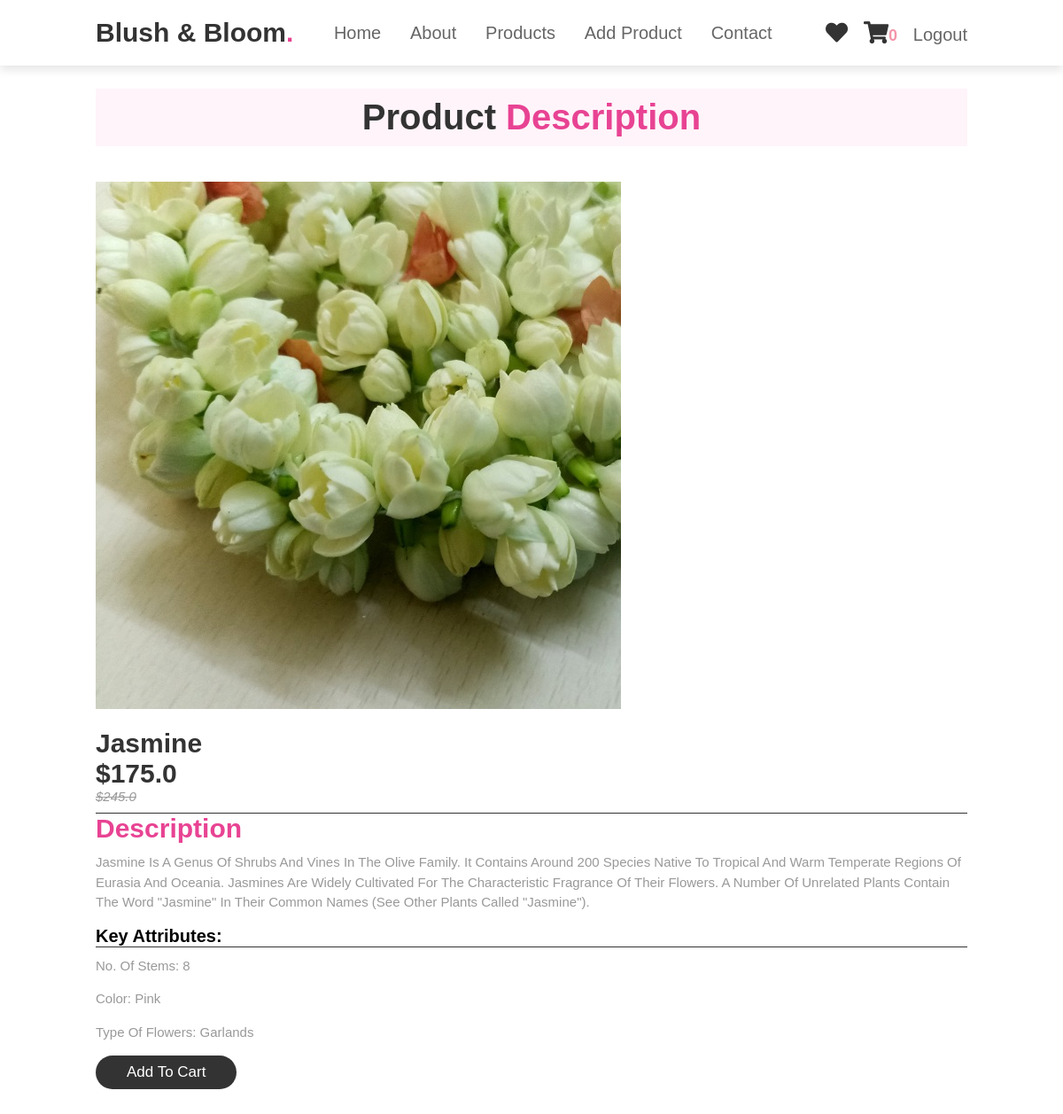
/product/1/ (signed in), run on the app's committed database.
### core/models.py (models this page shows, shortened)
class Item(models.Model):
    flower_name = models.CharField(max_length=100, default="")
    price = models.FloatField()
    discount_price = models.FloatField(blank=True, null=True)
    description = models.TextField()
    category = models.ForeignKey(Category, on_delete=models.CASCADE)
    label = models.CharField(choices=label_choices,
                             default="", max_length=2, blank=True, null=True)
    item_image = models.ImageField(
        upload_to="uploads/", default='/images/no-image.jpg')
    is_auctioned = models.BooleanField(default=False)
    class Meta:
        verbose_name_plural = 'Items'
    def get_add_to_cart_url(self):
        return reverse("core:add-to-cart", kwargs={'pk': self.pk})

class Category(models.Model):
    category_name = models.CharField(max_length=50)
    class Meta:
        verbose_name_plural = "categories"
    def __str__(self):
        return self.category_name

### core/views.py (the view)
class ProductDetailView(LoginRequiredMixin, DetailView):
    model = Item
    context_object_name = 'Flower'
    template_name = "Product_detail.html"

### core/templatetags/cart_tags.py (called while the page is built)
@register.filter
def cart_item_count(user):
    if user.is_authenticated:
        items = CartItem.objects.filter(user=user, ordered=False)
        if items.exists():
            return items[0].item.count()
        else:
            return 0
    else:
        return 0

### Templates/Product_detail.html
{% extends 'base.html' %}
{% load static %}
{% block csslink %}
<link rel="stylesheet" href={% static 'css/detail.css' %}/>
{% endblock csslink %}
{% block content %}
    <section class="about" id="about">
      <h1 class="heading">Product<span> Description</span></h1>
      <div class="row">
        <div class="video-container" style="max-width: 85%;">
          <img src="{{Flower.item_image.url}}" alt="" />
        </div>
        <div class="content">
          <h3>{{Flower.flower_name}}</h3>
          <h3>${{Flower.discount_price}}</h3>
          <span class="detail-price ">${{Flower.price}}</span>
          <h3 class="descsize"><span>Description</span></h3>
          <p style="margin-bottom: 1rem;">
            {{Flower.description}}
          </p>
          <div class="attributes">
            <h4>Key Attributes:</h4>
            <p>No. of stems: 8</p>
            <p>color: pink</p>
            <p>Type of Flowers: {{Flower.category}}</p>
          </div>
          <a href="{{Flower.get_add_to_cart_url}}" class="btn">Add to Cart</a>
        </div>
      </div>
    </section>
    {% endblock content %}

### Templates/base.html (shortened to what this page needs)
{% load static %}
{% load cart_tags %}
<!DOCTYPE html>
<html lang="en">
  <head>
    <link
      rel="stylesheet"
      href="https://cdnjs.cloudflare.com/ajax/libs/font-awesome/5.15.4/css/all.min.css"
    />
    <link rel="stylesheet" href= {% static 'css/style.css' %}/>
    {% block csslink %}
    {% endblock csslink %}
  </head>
  <body>
    <div>
    <header>
      <a href="#" class="logo">Blush & Bloom<span>.</span></a>
      <nav class="navbar">
        <a href="{% url 'core:Home-Page' %}">home</a>
        <a href="#about">about</a>
        <a href="#products">products</a>
        {% if request.user.is_superuser %}
        <a href="/admin/core/item/add/">Add Product</a>
        {% else %}
        <a href="#review">review</a>
        {% endif %}
        <a href="#contact">contact</a>
      </nav>
      <div class="icons">
        <a href="{% url 'core:wishlist' %}" class="fas fa-heart"></a>
        <a href="{% url 'core:order-summary' %}" class="fas fa-shopping-cart"
        ><span style=" color: #f496a9; font-size: large;">{{request.user | cart_item_count }}</span></a>
        {% if request.user.is_authenticated %}
        <a href="{% url 'Accounts:Logout' %}" id="login" style="color: #666; font-size:2rem;">Logout</a>
        {% else %}
        <a href="{% url 'Accounts:Login' %}" class="fas fa-user"></a>
        {% endif %}
      </div>
    </header>
    {% block content %}
    {% endblock content %}
  </div>
  </body>
</html>

### static/css/style.css (style rules this page uses)
:root { --pink: #e84393; }
* { margin: 0%; padding: 0%; box-sizing: border-box; font-family: Verdana, Geneva, Tahoma, sans-serif; outline: none; text-decoration: none; border: none; text-transform: capitalize; transition: 0.2s linear; }
html { font-size: 62.5%; scroll-behavior: smooth; scroll-padding-top: 6rem; overflow-x: hidden; }
section { padding: 2rem 9%; }
.heading { text-align: center; font-size: 4rem; color: #333; margin: 2rem 0; padding: 1rem; background-color: rgba(255, 51, 153, 0.05); }
.heading span { color: var(--pink); }
.btn { display: inline-block; background-color: #333; font-size: 1.7rem; border-radius: 5rem; color: #fff; padding: 0.9rem 3.5rem; cursor: pointer; margin-top: 1rem; }
header { position: fixed; top: 0%; right: 0%; left: 0%; background-color: #fff; padding: 2rem 9%; display: flex; align-items: center; justify-content: space-between; z-index: 1000; box-shadow: 0 0.5rem 1rem rgba(0, 0, 0, 0.1); }
header .logo { font-size: 3rem; color: #333; font-weight: bolder; }
header .logo span { color: var(--pink); }
header .navbar a { font-size: 2rem; padding: 0 1.5rem; color: #666; }
header .icons a { font-size: 2.5rem; color: #333; margin-left: 1.5rem; }
.about .row { display: flex; flex-wrap: wrap; align-items: center; gap: 2rem; padding: 2rem 0; padding-bottom: 3rem; }
.about .row .video-container { flex: 1 1 40rem; position: relative; }
.about .row .content { flex: 1 1 40rem; }
.about .row .content h3 { font-size: 3rem; color: #333; }
.about .row .content p { font-size: 1.5rem; color: #999; padding: 0.5rem 0; padding-top: 1rem; line-height: 1.5; }

### static/css/detail.css (style rules this page uses)
:root { --pink: #e84393; }
* { margin: 0%; padding: 0%; box-sizing: border-box; font-family: Verdana, Geneva, Tahoma, sans-serif; outline: none; text-decoration: none; border: none; text-transform: capitalize; transition: 0.2s linear; }
html { font-size: 62.5%; scroll-behavior: smooth; scroll-padding-top: 6rem; overflow-x: hidden; }
section { padding: 2rem 9%; }
.heading { text-align: center; font-size: 4rem; color: #333; margin: 2rem 0; padding: 1rem; background-color: rgba(255, 51, 153, 0.05); }
.heading span { color: var(--pink); }
.btn { display: inline-block; background-color: #333; font-size: 1.7rem; border-radius: 5rem; color: #fff; padding: 0.9rem 3.5rem; cursor: pointer; margin-top: 1rem; }
header { position: fixed; top: 0%; right: 0%; left: 0%; background-color: #fff; padding: 2rem 9%; display: flex; align-items: center; justify-content: space-between; z-index: 1000; box-shadow: 0 0.5rem 1rem rgba(0, 0, 0, 0.1); }
header .logo { font-size: 3rem; color: #333; font-weight: bolder; }
header .logo span { color: var(--pink); }
header .navbar a { font-size: 2rem; padding: 0 1.5rem; color: #666; }
header .icons a { font-size: 2.5rem; color: #333; margin-left: 1.5rem; }
.detail-price { font-size: 1.5rem; color: #999; font-weight: lighter; text-decoration: line-through; font-style: italic; }
.about .row { display: flex; flex-wrap: wrap; align-items: center; gap: 2rem; padding: 2rem 0; padding-bottom: 3rem; }
.about .row .video-container { flex: 1 1 40rem; position: relative; }
.about .row .content { flex: 1 1 40rem; }
.about .row .content h3 { font-size: 3rem; color: #333; }
.about .row .content p { font-size: 1.5rem; color: #999; padding: 0.5rem 0; padding-top: 1rem; line-height: 1.5; }
.about .heading { margin-top: 8rem; }
.descsize { border-top: 1px solid #333; margin-top: 1rem; }
.descsize span { color: var(--pink); }
.attributes h4 { font-size: 2rem; border-bottom: 1px solid #333; }

### data on the page
Item: item_image (picture), flower_name "Jasmine", discount_price "175.0", price "245.0", description "Jasmine Is A Genus Of Shrubs And Vines In The Olive Family. It Contains Around 200 Species Native To Tropical And Warm Temperate Regions Of Eurasia And Oceania. Jasmines Are Widely Cultivated For The Characteristic Fragrance Of Their Flowers. A Number Of Unrelated Plants Contain The Word \"jasmine\" In Their Common Names (See Other Plants Called \"jasmine\").", category "Garlands"

### other printed values
{{ request.user | cart_item_count }} "0"
